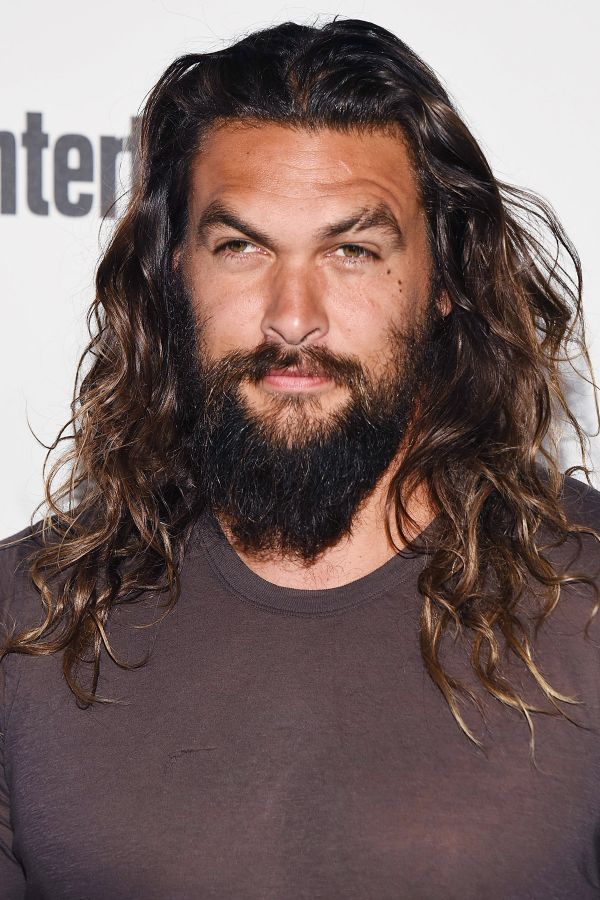
#> input picture lbph_face_rec/test-data/test8.jpg, 1800 x 2700 px (shown at 1/3 size)
$ python -i base.py   (imports and definitions only)
#> lines starting #> are read from the running program, lines starting #| are printed output that depends on the picture
from cv2 import cv2
import os
import numpy as np

#locn of files required by opencv
ocvfiles = 'opencv-files'
#using lbp as its faster on embedded devices
cclassifier = 'lbpcascade_frontalface.xml'
subjects = ["","Amber Heard","Bill Gates","Jason Momoa","Paul Rudd","Scarlett Johansson"]
face_recognizer = cv2.face.LBPHFaceRecognizer_create()

def detect_face(img):
    #convert the test image to gray image as opencv face detector expects gray images
    gray = cv2.cvtColor(img, cv2.COLOR_BGR2GRAY)
    #load OpenCV face detector
    face_cascade = cv2.CascadeClassifier(os.path.join(ocvfiles, cclassifier))
    #let's detect multiscale (some images may be closer to camera than others) images
    #result is a list of faces
    faces = face_cascade.detectMultiScale(gray, scaleFactor=1.2, minNeighbors=5);
    #if no faces are detected then return original img
    if (len(faces) == 0):
        return None, None
    #under the assumption that there will be only one face,
    #extract the face area
    (x, y, w, h) = faces[0]
    #return only the face part of the image
    return gray[y:y+w, x:x+h], faces[0]

# [26 lines left out: function prepare_training_data, not called in this run]

def draw_rectangle(img, rect):
    (x, y, w, h) = rect
    cv2.rectangle(img, (x, y), (x+w, y+h), (0, 255, 0), 2)

def draw_text(img, text, x, y):
    cv2.putText(img, text, (x, y), cv2.FONT_HERSHEY_PLAIN, 1.5, (0, 255, 0), 2)

def predict(test_img):
    #make a copy of the image as we don't want to chang original image
    img = test_img.copy()
    #detect face from the image
    image2=cv2.resize(img,(400,500))
    face, rect = detect_face(image2)
    #predict the image using our face recognizer
    if face is not None:
        label, confidence = face_recognizer.predict(cv2.resize(face,(100,200)))
        #get name of respective label returned by face recognizer
        label_text = subjects[label]

        #draw a rectangle around face detected
        draw_rectangle(image2, rect)
        #draw name of predicted person
        draw_text(image2, label_text, rect[0], rect[1]-5)

        return image2
    else:
        draw_text(image2,"No face detected",6,25)
        return image2

# [55 lines left out: functions predict_all, videoCap, main, not called in this run]

# [2 lines not run here, left out]

>>> import cv2
>>> picture = cv2.imread('test-data/test8.jpg')
#> picture is the input picture: shape (2700, 1800, 3); mean B, G, R 97.8, 100.7, 119.9
>>> result = predict(picture)
#> in predict, `image2=cv2.resize(img,(400,500))`:
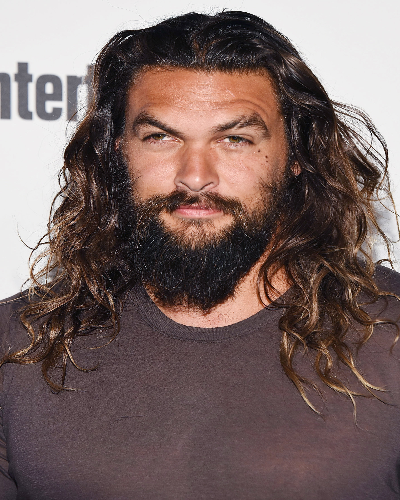
#> image2: shape (500, 400, 3); mean B, G, R 97.7, 100.6, 119.8
#> in detect_face, `gray = cv2.cvtColor(img, cv2.COLOR_BGR2GRAY)`:
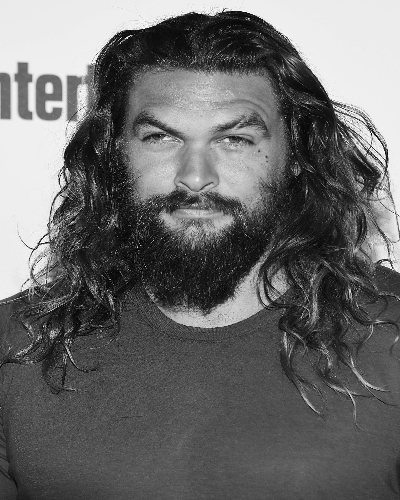
#> gray: shape (500, 400); min 1, max 255, mean 106
#> in detect_face, `faces = face_cascade.detectMultiScale(gray, scaleFactor=1.2, minNeighb..`: faces = [[107, 67, 183, 183]]
#> in detect_face, `(x, y, w, h) = faces[0]`: x = 107; y = 67; w = 183
#> in predict, `face, rect = detect_face(image2)`:
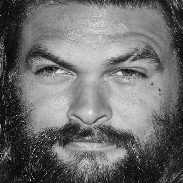
#> face: shape (183, 183); min 1, max 248, mean 110.1
#> in predict, `face, rect = detect_face(image2)`: rect = [107, 67, 183, 183]
#> (the run stopped early here; a loop or call above may not have finished)

$ run again, on lbph_face_rec/test-data/test9.jpg
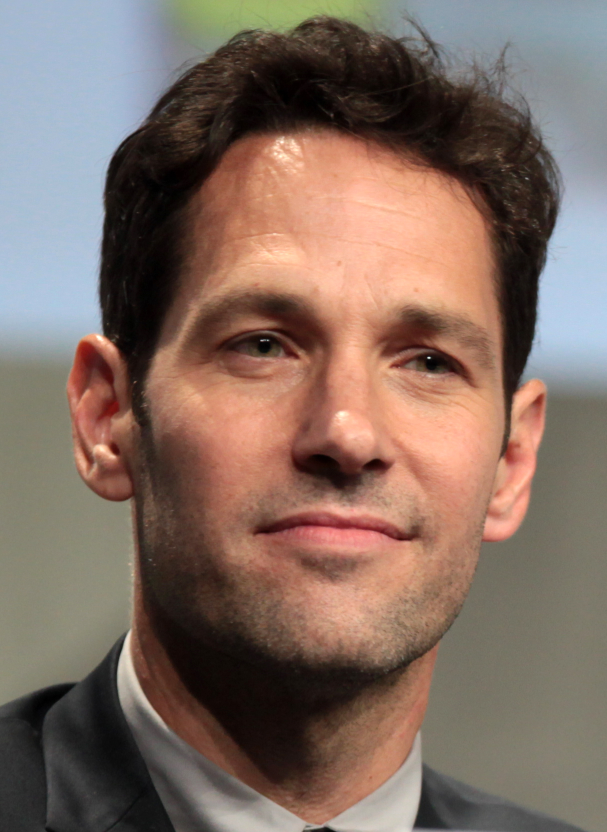
#> input picture lbph_face_rec/test-data/test9.jpg, 1213 x 1664 px (shown at 1/2 size)
#> picture is the input picture: shape (1664, 1213, 3); mean B, G, R 97.9, 108.4, 129.1
#> in detect_face, `gray = cv2.cvtColor(img, cv2.COLOR_BGR2GRAY)`:
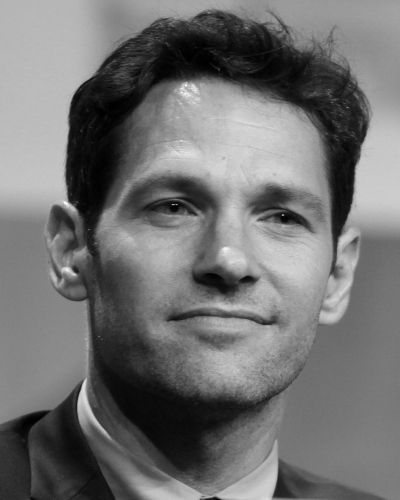
#> gray: shape (500, 400); min 0, max 254, mean 113.2
#> faces = [[89, 106, 275, 275]]
#> x = 89; y = 106; w = 275
#> in predict, `face, rect = detect_face(image2)`:
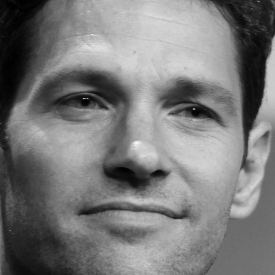
#> face: shape (275, 275); min 0, max 249, mean 121.2
#> rect = [89, 106, 275, 275]

$ run again, on lbph_face_rec/test-data/unlock.jpg
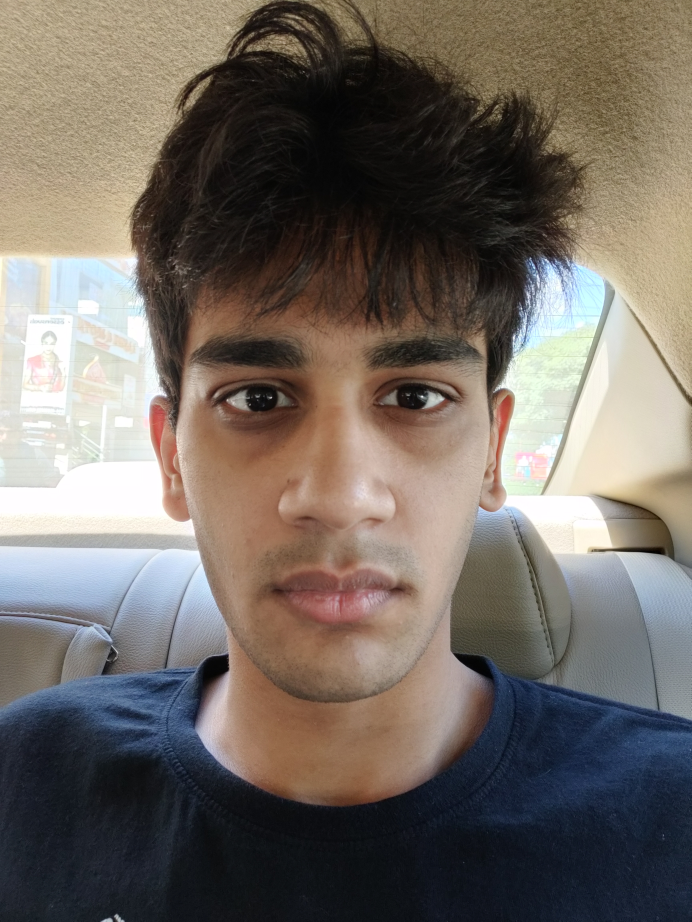
#> input picture lbph_face_rec/test-data/unlock.jpg, 3456 x 4608 px (shown at 1/5 size)
#> picture is the input picture: shape (4608, 3456, 3); mean B, G, R 99.4, 106.8, 115
#> in detect_face, `gray = cv2.cvtColor(img, cv2.COLOR_BGR2GRAY)`:
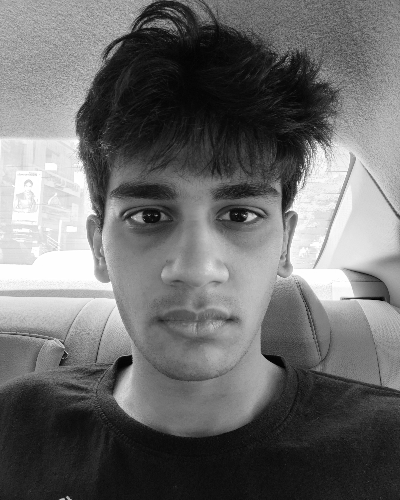
#> gray: shape (500, 400); min 1, max 255, mean 108.3
#> faces = ()
#> in draw_text, `cv2.putText(img, text, (x, y), cv2.FONT_HERSHEY_PLAIN, 1.5, (0, 255, 0..`:
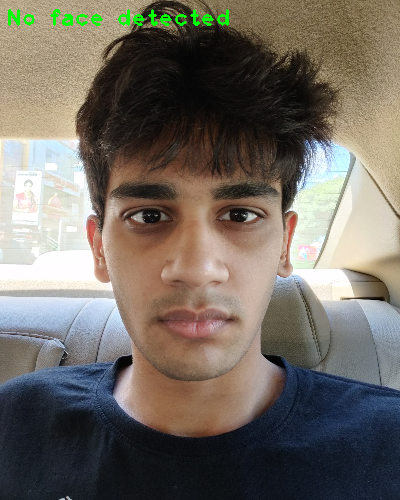
#> img: shape (500, 400, 3); mean B, G, R 98.7, 107.4, 114.1
